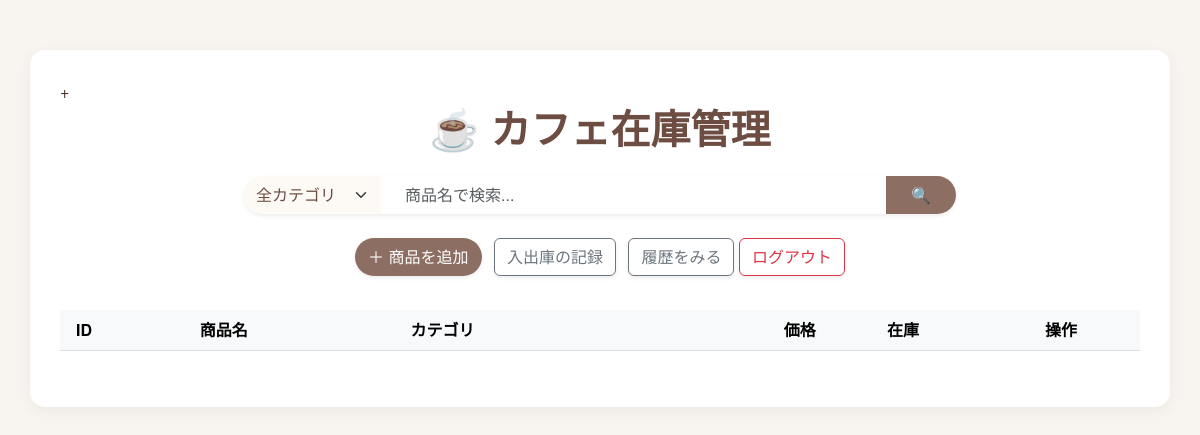
/ (signed in), run on an earlier commit of the app's database.
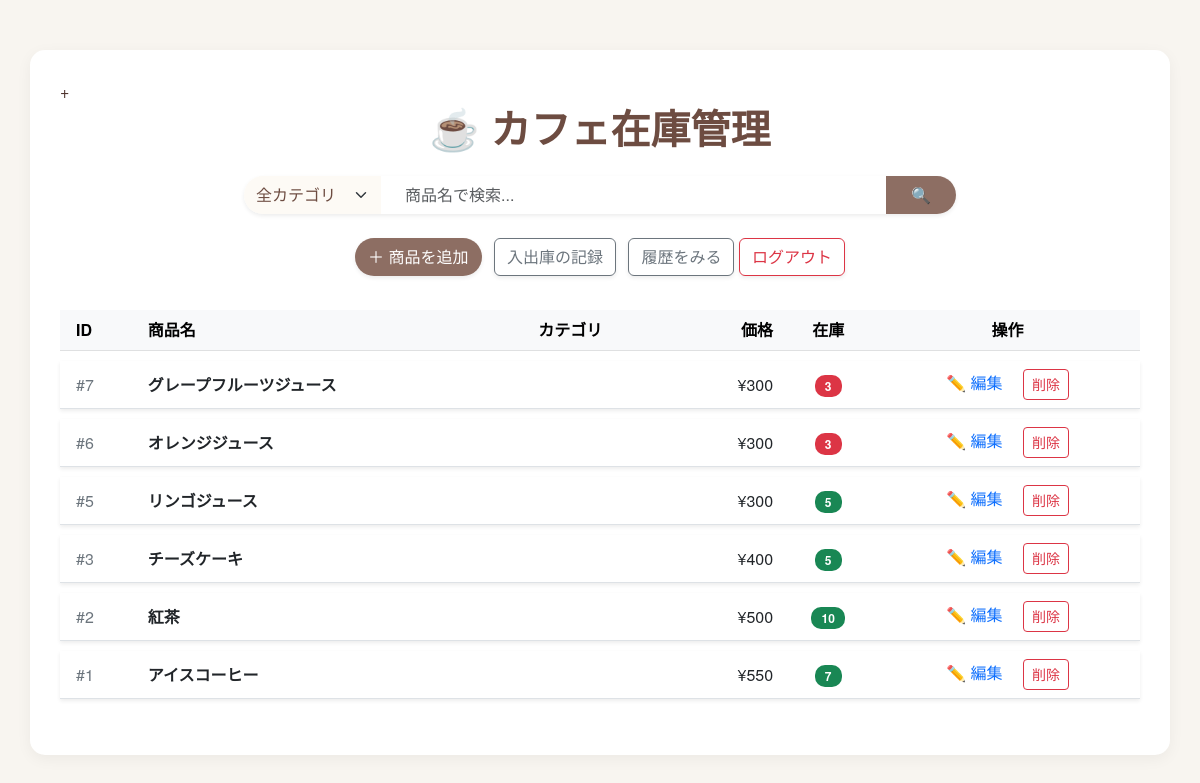
And on a later commit of the database.
### tables this page shows
CREATE TABLE products (
    id INTEGER PRIMARY KEY AUTOINCREMENT,
    name TEXT NOT NULL,
    price INTEGER,
    stock INTEGER
);

### app.py (the view)
@app.route('/')
@login_required
def index():
    search_query = request.args.get('search', '')
    category_query = request.args.get('category', '')
    conn = get_db_connection()
    query = 'SELECT * FROM products WHERE 1=1'
    params = []
    if search_query:
        query += ' AND name LIKE ?'
        params.append(f'%{search_query}%')
    if category_query:
        query += ' AND category = ?'
        params.append(category_query)
    query += ' ORDER BY id DESC'
    products = conn.execute(query, params).fetchall()
    conn.close()
    return render_template('index.html',
                           products=products,
                           search_query=search_query,
                           category_query=category_query)

### app.py (called while the page is built)
@login_manager.user_loader
def load_user(user_id):
    return User(user_id)

def get_db_connection():
    conn = sqlite3.connect('database/cafe_management.db')
    conn.row_factory = sqlite3.Row
    return conn

### templates/index.html (shortened to what this page needs)
<!DOCTYPE html>
<html>
<head>
    <link href="https://cdn.jsdelivr.net/npm/bootstrap@5.3.0/dist/css/bootstrap.min.css" rel="stylesheet">
</head>
<body>
    <div class="container">+
        <h1 class="text-center mb-4" style="color: #6d4c41; font-weight: bold;">☕ カフェ在庫管理</h1>
        <div class="row justify-content-center mb-4">
            <div class="col-md-8">
                <form action="/" method="get" class="d-flex shadow-sm" style="border-radius: 25px; overflow: hidden; background: white;">
                    <select name="category" class="form-select border-0" style="width: 150px; background-color: #fdfaf5; color: #6d4c41; border-radius: 0;">
                        <option value="">全カテゴリ</option>
                    </select>
                    <input type="text" name="search" class="form-control border-0 px-4"
                           placeholder="商品名で検索..." value="{{ search_query }}">
                    <button type="submit" class="btn btn-cafe px-4" style="border-radius: 0;">🔍</button>
                </form>
            </div>
        </div>
        <div class="text-center mb-4">
            <a href="/create" class="btn btn-cafe shadow-sm me-2">＋ 商品を追加</a>
            <a href="/stock" class="btn btn-outline-secondary shadow-sm me-2">入出庫の記録</a>
            <a href="/history" class="btn btn-outline-secondary shadow-sm">履歴をみる</a>
           <a href="/logout" class="btn btn-outline-danger shadow-sm">ログアウト</a>
        </div>
        <table class="table align-middle">
            <thead class="table-light">
                <tr>
                    <th class="ps-3">ID</th>
                    <th>商品名</th>
                    <th>カテゴリ</th> <th class="text-end">価格</th>
                    <th class="text-center">在庫</th>
                    <th class="text-center">操作</th>
                </tr>
            </thead>
            <tbody>
                {% for product in products %}
                <tr class="shadow-sm">
                    <td class="ps-3 text-secondary">#{{ product.id }}</td>
                    <td class="fw-bold">{{ product.name }}</td>
                    <td></td>
                    <td class="text-end">¥{{ product.price }}</td>
                    <td class="text-center">
                        <span class="badge {{ 'bg-danger' if product.stock <= 3 else 'bg-success' }} badge-stock">
                            {{ product.stock }}
                        </span>
                    </td>
                    <td class="text-center">
                        <a href="{{ url_for('edit', id=product.id) }}" class="text-decoration-none me-3">✏️ 編集</a>
<button type="button" class="btn btn-sm btn-outline-danger" onclick="confirmDelete('{{ product.id }}', '{{ product.name }}')">
    削除
</button>
                    </td>
                </tr>
                {% endfor %}
            </tbody>
        </table>
    </div>
</body>
</html>

### templates/index.html (style rules this page uses)
body { background-color: #f8f5f0; color: #4e342e; font-family: "Helvetica Neue", Arial, "Hiragino Kaku Gothic ProN", "Hiragino Sans", sans-serif; }
.container { background-color: #ffffff; border-radius: 15px; padding: 30px; box-shadow: 0 4px 15px rgba(0,0,0,0.05); margin-top: 50px; }
.btn-cafe { background-color: #8d6e63; color: white; border-radius: 20px; }
.table { border-collapse: separate; border-spacing: 0 10px; }
.table tr { background-color: #fff; vertical-align: middle; }
.badge-stock { border-radius: 10px; padding: 5px 10px; }

What changed in the data, as far as the page shows it:
added products: id "7", name "グレープフルーツジュース", price "300", stock "3"
added products: id "6", name "オレンジジュース", price "300", stock "3"
added products: id "5", name "リンゴジュース", price "300", stock "5"
added products: id "3", name "チーズケーキ", price "400", stock "5"
added products: id "2", name "紅茶", price "500", stock "10"
added products: id "1", name "アイスコーヒー", price "550", stock "7"
